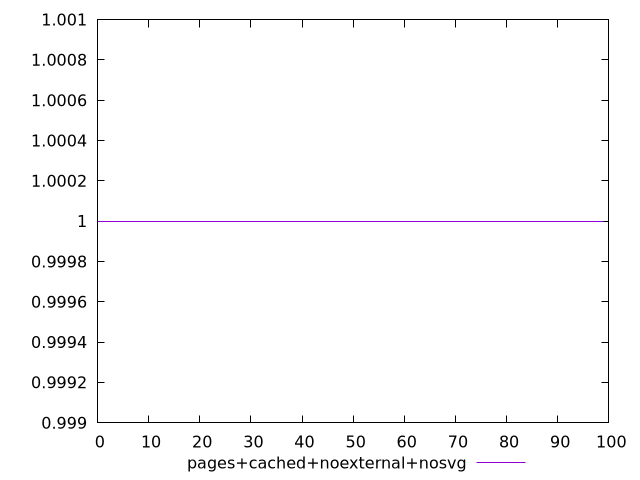

This figure's gnuplot source:
$_pagesCachedNoexternalNosvg <<EOF
1
1
1
1
1
1
1
1
1
1
1
1
1
1
1
1
1
1
1
1
1
1
1
1
1
1
1
1
1
1
1
1
1
1
1
1
1
1
1
1
1
1
1
1
1
1
1
1
1
1
1
1
1
1
1
1
1
1
1
1
1
1
1
1
1
1
1
1
1
1
1
1
1
1
1
1
1
1
1
1
1
1
1
1
1
1
1
1
1
1
1
1
1
1
1
1
1
1
1
1
EOF
set key outside below
set terminal pngcairo
set output "report_00004_2020-11-02T20-21-41.718Z/offscreen-images/pages+cached+noexternal+nosvg//score.png"
set yrange [0.999:1.001]
plot $_pagesCachedNoexternalNosvg title "pages+cached+noexternal+nosvg" with line ,
